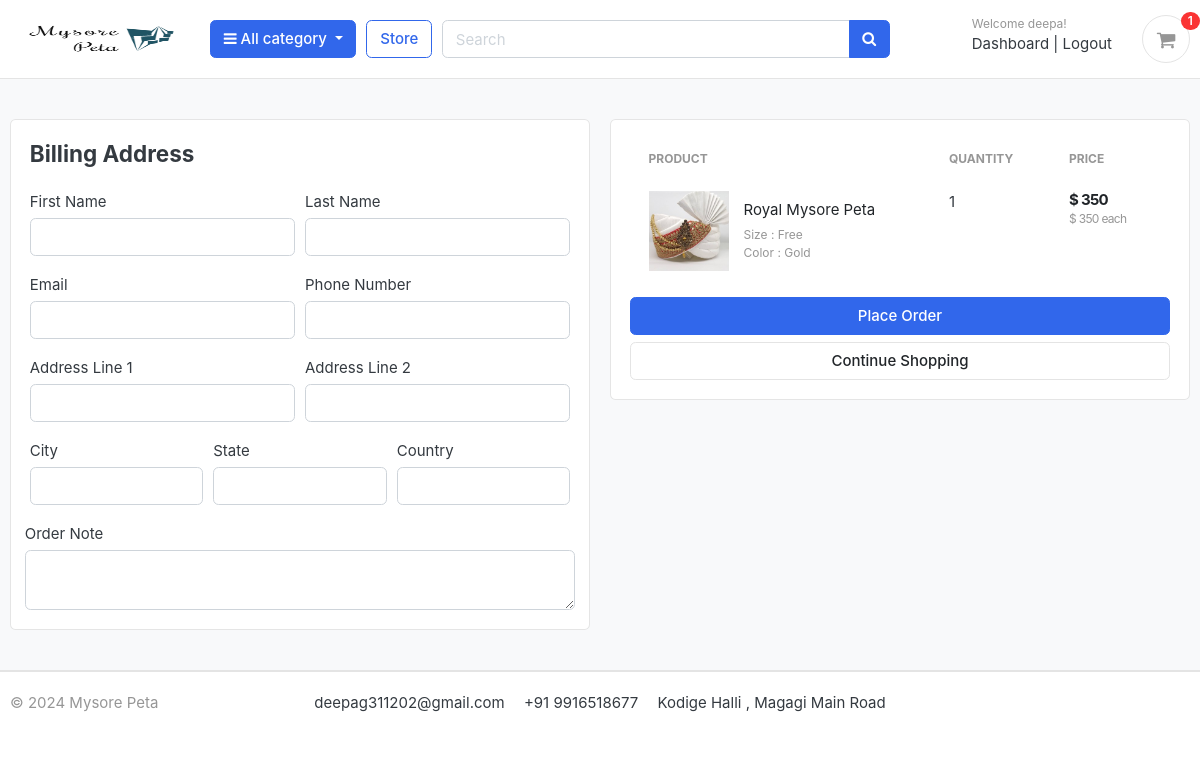
The page /cart/checkout/ (signed in) on the database its author committed.
### accounts/models.py (models this page shows, shortened)
class Account(AbstractBaseUser):
    first_name      = models.CharField(max_length=50)
    last_name       = models.CharField(max_length=50)
    username        = models.CharField(max_length=50, unique=True)
    email           = models.EmailField(max_length=100, unique=True)
    phone_number    = models.CharField(max_length=50)
    date_joined     = models.DateTimeField(auto_now_add=True)
    last_login      = models.DateTimeField(auto_now_add=True)
    is_admin        = models.BooleanField(default=False)
    is_staff        = models.BooleanField(default=False)
    is_active       = models.BooleanField(default=False)
    is_superadmin   = models.BooleanField(default=False)
    USERNAME_FIELD = 'email'
    REQUIRED_FIELDS = ['username', 'first_name', 'last_name']
    objects = MyAccountManager()

### cart/models.py (models this page shows, shortened)
class CartItem(models.Model):
    user = models.ForeignKey(Account, on_delete=models.CASCADE, null=True)
    product = models.ForeignKey(Product, on_delete=models.CASCADE)
    variations = models.ManyToManyField(Variation, blank=True)
    cart    = models.ForeignKey(Cart, on_delete=models.CASCADE, null=True)
    quantity = models.IntegerField()
    is_active = models.BooleanField(default=True)
    def sub_total(self):
        return self.product.price * self.quantity

### store/models.py (models this page shows, shortened)
class Product(models.Model):
    product_name    = models.CharField(max_length=200, unique=True)
    slug            = models.SlugField(max_length=200, unique=True)
    description     = models.TextField(max_length=500, blank=True)
    price           = models.IntegerField()
    images          = models.ImageField(upload_to='images/products')
    stock           = models.IntegerField()
    is_available    = models.BooleanField(default=True)
    category        = models.ForeignKey(Category, on_delete=models.CASCADE)
    created_date    = models.DateTimeField(auto_now_add=True)
    modified_date   = models.DateTimeField(auto_now=True)
    def get_url(self):
        return reverse('product_detail', args=[self.category.slug, self.slug])

class Variation(models.Model):
    product = models.ForeignKey(Product, on_delete=models.CASCADE)
    variation_category = models.CharField(max_length=100, choices=variation_category_choice)
    variation_value     = models.CharField(max_length=100)
    is_active           = models.BooleanField(default=True)
    created_date        = models.DateTimeField(auto_now=True)
    objects = VariationManager()

### cart/views.py (the view)
# urls.py: path('checkout/', views.checkout, name='checkout'),
@login_required(login_url='login')
def checkout(request, total=0, quantity=0, cart_items=None):
    try:
        tax = 0
        grand_total = 0
        if request.user.is_authenticated:
            cart_items = CartItem.objects.filter(user=request.user, is_active=True)
        else:
            cart = Cart.objects.get(cart_id=_cart_id(request))
            cart_items = CartItem.objects.filter(cart=cart, is_active=True)
        for cart_item in cart_items:
            total += (cart_item.product.price * cart_item.quantity)
            quantity += cart_item.quantity
        tax = (2 * total)/100
        grand_total = total + tax
    except ObjectDoesNotExist:
        pass #just ignore
    context = {
        'total': total,
        'quantity': quantity,
        'cart_items': cart_items,
        'tax'       : tax,
        'grand_total': grand_total,
    }
    return render(request, 'checkout.html', context)

### cart/context.py (called while the page is built)
def counter(request):
    cart_count = 0
    if 'admin' in request.path:
        return {}
    else:
        try:
            cart = Cart.objects.filter(cart_id=_cart_id(request))
            if request.user.is_authenticated:
                cart_items = CartItem.objects.all().filter(user=request.user)
            else:
                cart_items = CartItem.objects.all().filter(cart=cart[:1])
            for cart_item in cart_items:
                cart_count += cart_item.quantity
        except Cart.DoesNotExist:
            cart_count = 0
    return dict(cart_count=cart_count)

### cart/views.py (called while the page is built)
def _cart_id(request):
    cart = request.session.session_key
    if not cart:
        cart = request.session.create()
    return cart

### category/context.py (called while the page is built)
def menu_links(request):
    links = Category.objects.all()
    return dict(links=links)

### category/models.py (called while the page is built)
    def get_url(self):
            return reverse('products_by_category', args=[self.slug])

### template/checkout.html (shortened to what this page needs)
{% extends 'base.html' %}
{% load static %}
{% block content %}
<section class="section-content padding-y bg">
<div class="container">
<div class="row">
	<aside class="col-lg-6">
<div class="card">
  <div class="card-body">
    <h4 class="card-title mb-4">Billing Address</h4>
    <form action="{% url 'place_order' %}" method="POST">
      <div class="form-row">
        <div class="col form-group">
          <label for="">First Name</label>
          <input type="text" name="first_name" class="form-control" required>
        </div>
        <div class="col form-group">
          <label for="">Last Name</label>
          <input type="text" name="last_name" class="form-control" required>
        </div>
      </div>
      <div class="form-row">
        <div class="col form-group">
          <label for="">Email</label>
          <input type="email" name="email" class="form-control" required>
        </div>
        <div class="col form-group">
          <label for="">Phone Number</label>
          <input type="text" name="phone" class="form-control" required>
        </div>
      </div>
      <div class="form-row">
        <div class="col form-group">
          <label for="">Address Line 1</label>
          <input type="text" name="address_line_1" class="form-control" required>
        </div>
        <div class="col form-group">
          <label for="">Address Line 2</label>
          <input type="text" name="address_line_2" class="form-control">
        </div>
      </div>
      <div class="form-row">
        <div class="col form-group">
          <label for="">City</label>
          <input type="text" name="city" class="form-control" required>
        </div>
        <div class="col form-group">
          <label for="">State</label>
          <input type="text" name="state" class="form-control" required>
        </div>
        <div class="col form-group">
          <label for="">Country</label>
          <input type="text" name="country" class="form-control" required>
        </div>
        </div>
        <div class="form-row">
          <label for="">Order Note</label>
          <textarea name="order_note" rows="2" class="form-control"></textarea>
        </div>
  </div>
</div>
	</aside>
	<aside class="col-lg-6">
		<div class="card">
		<div class="card-body">
      <table class="table table-borderless table-shopping-cart">
      <thead class="text-muted">
      <tr class="small text-uppercase">
        <th scope="col">Product</th>
        <th scope="col" width="120">Quantity</th>
        <th scope="col" width="120">Price</th>
      </tr>
      </thead>
      <tbody>
      {% for cart_item in cart_items %}
      <tr>
      	<td>
      		<figure class="itemside align-items-center">
      			<div class="aside"><img src="{{ cart_item.product.images.url }}" class="img-sm"></div>
      			<figcaption class="info">
      				<a href="{{ cart_item.product.get_url }}" class="title text-dark">{{ cart_item.product.product_name }}</a>
      				<p class="text-muted small">
      					{% if cart_item.variations.all %}
      						{% for item in cart_item.variations.all %}
      							{{ item.variation_category | capfirst }} : {{ item.variation_value | capfirst }} <br>
      						{% endfor %}
      					{% endif %}
      				</p>
      			</figcaption>
      		</figure>
      	</td>
      	<td>
      				<label for="">{{cart_item.quantity}}</label>
      	</td>
      	<td>
      		<div class="price-wrap">
      			<var class="price">$ {{ cart_item.sub_total }}</var>
      			<small class="text-muted"> $ {{ cart_item.product.price }} each </small>
      		</div>
      	</td>
      </tr>
      {% endfor %}
      </tbody>
      </table>
      <button type="submit" name="submit" class="btn btn-primary btn-block">Place Order</button>
			<a href="{% url 'store' %}" class="btn btn-light btn-block">Continue Shopping</a>
		</div>
		</div>
</aside>
</div>
</div>
</section>
{% endblock %}

### template/navbar.html (shortened to what this page needs)
{% load static %}
<header class="section-header">
<section class="header-main border-bottom">
  <div class="container">
<div class="row align-items-center">
  <div class="col-lg-2 col-md-3 col-6">
    <a href="{% url 'index' %}" class="brand-wrap">
      <img class="logo" src="{% static './images/logo1.png' %}" alt=" " width="180" height="450">
    </a>
  </div>
  <div class="col-lg col-sm col-md col-6 flex-grow-0">
    <div class="category-wrap dropdown d-inline-block float-right">
      <button type="button" class="btn btn-primary dropdown-toggle" data-toggle="dropdown">
        <i class="fa fa-bars"></i> All category
      </button>
    </div>
  </div>
  <a href="{% url 'store' %}" class="btn btn-outline-primary">Store</a>
  <div class="col-lg  col-md-6 col-sm-12 col">
    <form action="{% url 'search' %}" class="search" method='GET'>
      <div class="input-group w-100">
          <input type="text" class="form-control" style="width:60%;" placeholder="Search" name="keyword" required>
          <div class="input-group-append">
            <button class="btn btn-primary" type="submit">
              <i class="fa fa-search"></i>
            </button>
          </div>
        </div>
    </form>
  </div>
  <div class="col-lg-3 col-sm-6 col-8 order-2 order-lg-3">
        <div class="d-flex justify-content-end mb-3 mb-lg-0">
          {% if user.id is None %}
          <div class="widget-header">
            <small class="title text-muted">Welcome guest!</small>
            <div>
              <a href="{% url 'login' %}">Sign in</a> <span class="dark-transp"> | </span>
              <a href="{% url 'register' %}"> Register</a>
            </div>
          </div>
          {% else %}
          <div class="widget-header">
            <small class="title text-muted">Welcome {{user.first_name}}!</small>
            <div>
              <a href="{% url 'dashboard' %}">Dashboard</a> <span class="dark-transp"> | </span>
              <a href="{% url 'logout' %}"> Logout</a>
            </div>
          </div>
          {% endif %}
          <a href="{% url 'cart' %}" class="widget-header pl-3 ml-3">
            <div class="icon icon-sm rounded-circle border"><i class="fa fa-shopping-cart"></i></div>
            <span class="badge badge-pill badge-danger notify">{{cart_count}}</span>
          </a>
        </div>
      </div>
</div>
  </div>
</section>
</header>

### static/css/ui.css (style rules this page uses)
html { font-family: "Inter", sans-serif; font-size: 15px; }
.price-wrap { letter-spacing: -0.7px; }
.icon-xs, .icon-sm, .icon-md, .icon-lg { display: inline-block; text-align: center; flex-shrink: 0; flex-grow: 0; }
.icon-sm { width: 48px; height: 48px; line-height: 48px !important; font-size: 20px; }
.img-xs, .img-sm, .img-md, .img-lg { -o-object-fit: cover; object-fit: cover; flex-shrink: 0; flex-grow: 0; }
.img-sm { width: 80px; height: 80px; }
.padding-y { padding-top: 40px; padding-bottom: 40px; }
var { font-style: normal; }
figure { margin-bottom: 0; }
article:after, .form-group:after { display: block; clear: both; content: ""; }
.bg { background-color: #f8f9fa; }
p:last-child { margin-bottom: 0; }
.header-main { position: relative; padding-top: 1rem; padding-bottom: 1rem; }
.brand-wrap .logo, .navbar-brand .logo { margin-right: 7px; max-height: 42px; display: inline-block; }
.widget-header { display: inline-block; vertical-align: middle; position: relative; }
.widget-header a { color: #343a40; }
.widget-header i { color: #969696; }
.widget-header .title { display: block; }
.widget-header .notify { position: absolute; top: -3px; right: -10px; }
.btn-light { background-color: #fff; border-color: #e4e4e4; }
.itemside { position: relative; display: flex; width: 100%; }
.itemside .aside { position: relative; flex-shrink: 0; }
.itemside .info { padding-left: 15px; padding-right: 7px; }
.itemside p { margin-bottom: 0; }
.itemside .title { display: block; margin-bottom: 5px; color: #212529; }
.notify { position: absolute; top: -4px; right: -10px; display: inline-block; padding: 0.25em 0.6em; font-size: 12px; line-height: 1; text-align: center; border-radius: 3rem; color: #fff; background-color: #fa3434; }
.price { font-weight: 600; color: #212529; }
.table-shopping-cart.table td, .table-shopping-cart.table th { padding-left: 1.25rem; padding-right: 1.25rem; }
.table-shopping-cart .price-wrap { line-height: 1.2; }
.table-shopping-cart .price { font-weight: bold; margin-right: 5px; display: block; }

### rows shown on the page
Account: first_name "deepa"
CartItem: product.images (picture), product.product_name "Royal Mysore Peta", quantity "1", sub_total "350", product.price "350"
Variation: variation_category "Size", variation_value "Free"
Variation: variation_category "Color", variation_value "Gold"

### other values the page prints
{{ cart_count }} "1"
